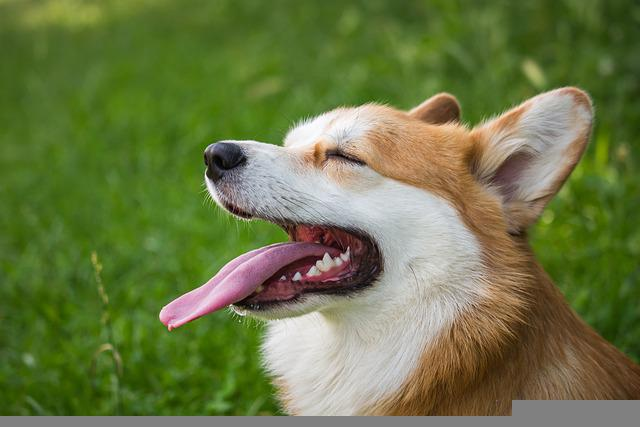
#> input picture Library/OpenCV/image/img.jpg, 640 x 427 px
$ jupyter execute 08_imageSymmetric.ipynb
#> lines starting #> are read from the running program, lines starting #| are printed output that depends on the picture
[cell 1]
# 이미지 대칭

# 좌우대칭

import cv2

img = cv2.imread('image/img.jpg')
#> img is the input picture: shape (427, 640, 3); mean B, G, R 68.6, 119, 106.9

flip_horizontal = cv2.flip(img,1) # flipCode > 0 : 좌우 대칭
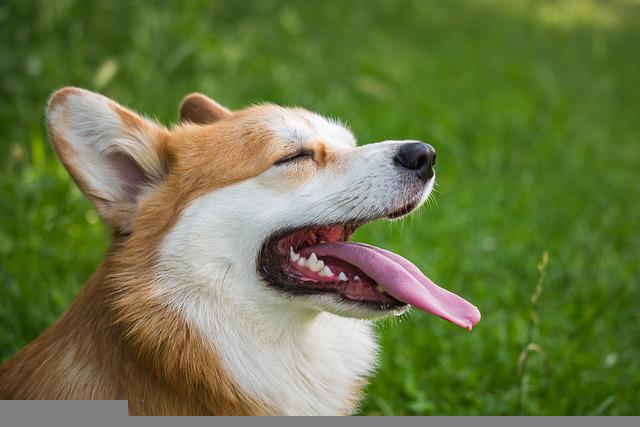
#> flip_horizontal: shape (427, 640, 3); mean B, G, R 68.6, 119, 106.9

cv2.imshow('img', img)
cv2.imshow('flip_horizontal', flip_horizontal)

cv2.waitKey(0)

cv2.destroyAllWindows()
cv2.waitKey(1)

[cell 2]
# 상하대칭

import cv2

img = cv2.imread('image/img.jpg')

flip_vertical = cv2.flip(img,0) # flipCode == 0 : 상하 대칭
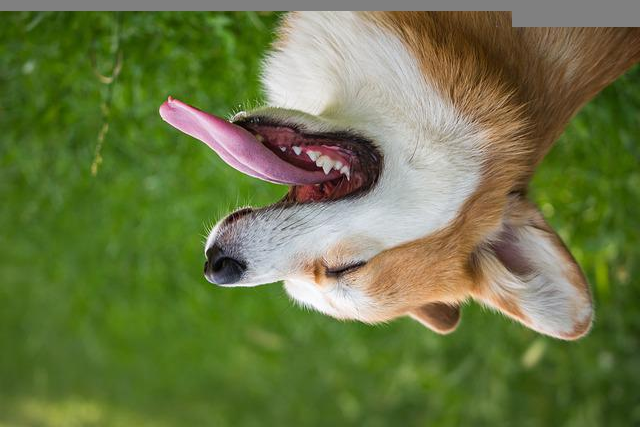
#> flip_vertical: shape (427, 640, 3); mean B, G, R 68.6, 119, 106.9

cv2.imshow('img', img)
cv2.imshow('flip_vertical', flip_vertical)

cv2.waitKey(0)

cv2.destroyAllWindows()
cv2.waitKey(1)

[cell 3]
# 상하좌우 대칭

import cv2

img = cv2.imread('image/img.jpg')

flip_both = cv2.flip(img,-1) # flipCode < 0 : 상하좌우대칭
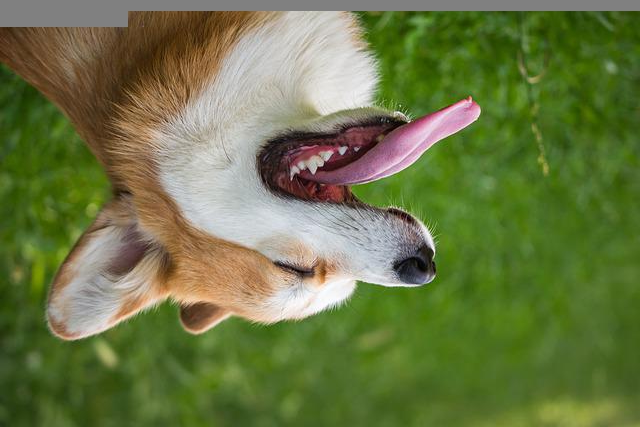
#> flip_both: shape (427, 640, 3); mean B, G, R 68.6, 119, 106.9

cv2.imshow('img', img)
cv2.imshow('flip_both', flip_both)

cv2.waitKey(0)

cv2.destroyAllWindows()
cv2.waitKey(1)

$ run again, with Library/OpenCV/image/newspaper.jpg copied over Library/OpenCV/image/img.jpg
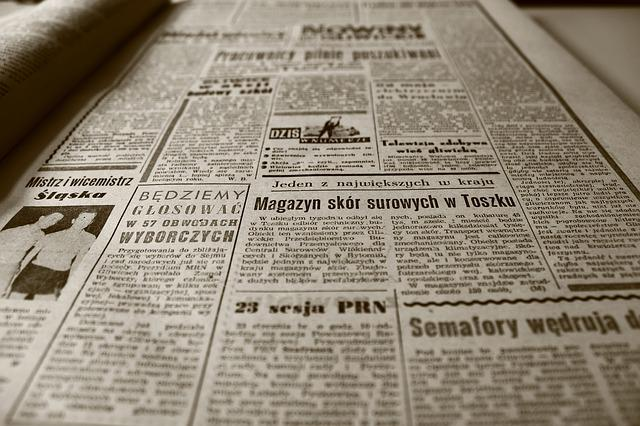
#> input picture Library/OpenCV/image/newspaper.jpg, 640 x 426 px
#> img is the input picture: shape (426, 640, 3); mean B, G, R 118.9, 135.2, 145.8
#> `flip_vertical = cv2.flip(img,0)`:
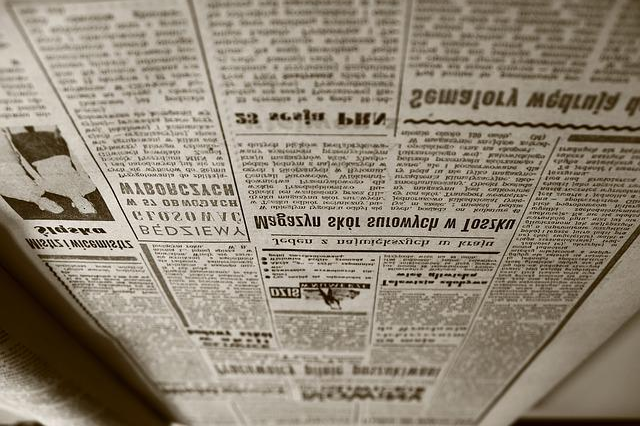
#> flip_vertical: shape (426, 640, 3); mean B, G, R 118.9, 135.2, 145.8
#> `flip_both = cv2.flip(img,-1)`:
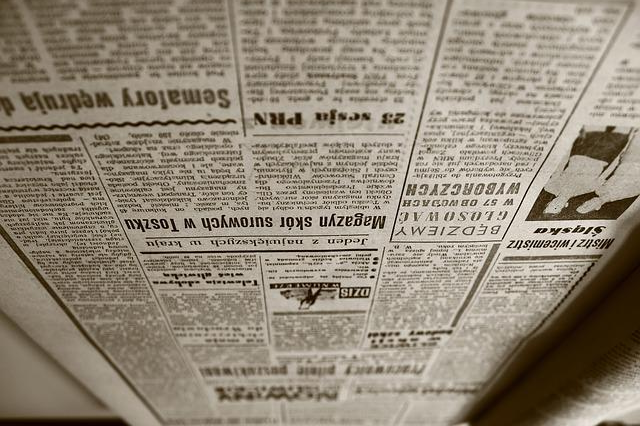
#> flip_both: shape (426, 640, 3); mean B, G, R 118.9, 135.2, 145.8
